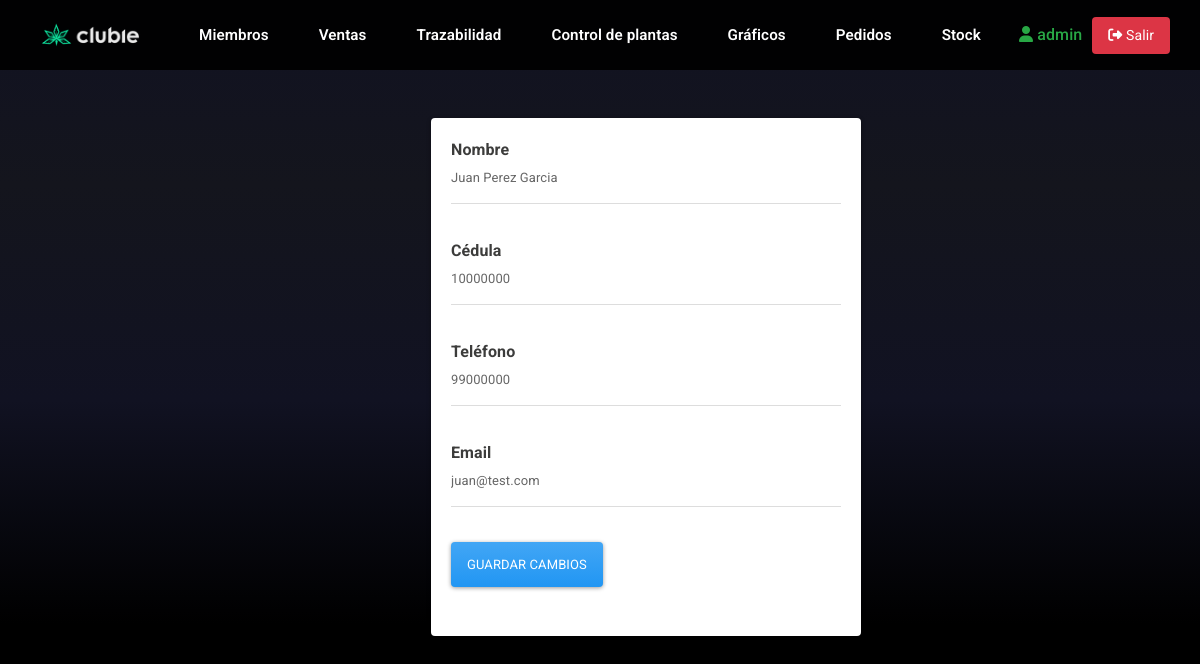
The app's page /edit/10000000 (signed in) with its own data.
### clases.py (models this page shows, shortened)
class Club(db.Model, UserMixin):
    id = db.Column(db.Integer, primary_key=True)
    campoarchivo = db.Column(db.String(30))
    username = db.Column(db.String(30), unique=True, nullable=False)
    password_hash = db.Column(db.String(128), nullable=False)
    email = db.Column(db.String(70))
    is_superuser = db.Column(db.Boolean, default=False)
    fecha_creacion = db.Column(db.DateTime, default=datetime.now)

class User(db.Model):
    cedula = db.Column(db.Integer, unique=True, nullable=False, primary_key=True)
    name = db.Column(db.String(30), nullable=False)
    telefono = db.Column(db.Integer, nullable=False, unique=True)
    email = db.Column(db.String(30), nullable=False, unique=True)
    fecha_registro = db.Column(db.DateTime, default=datetime.now)
    ventas = db.relationship('Ventas', backref='usuario', lazy=True)

### app.py (the view, shortened to what this page needs)
@app.route('/edit/<cedula>', methods=['GET', 'POST'])
@login_required
def editar_usuario(cedula):
    form = EditForm()
    usuario = User.query.get_or_404(cedula)
    form = EditForm(obj=usuario)
    return render_template('/logueado/edit_usuario.html', form=form, usuario=usuario)

### clases.py
class EditForm(FlaskForm):
    cedula = StringField('cedula', validators=[DataRequired()])
    name = StringField('name', validators=[DataRequired()])
    telefono = StringField('telefono', validators=[DataRequired()])
    email = StringField('email', validators=[DataRequired(), Email()])
    submit = SubmitField('Guardar cambios')

### app.py (called while the page is built)
@login_manager.user_loader
def load_user(user_id):
    if isinstance(user_id, str) and user_id.startswith('member_'):
        member_id = int(user_id.replace('member_', ''))
        return Member.query.get(member_id)
    return Club.query.get(int(user_id))

### templates/logueado/edit_usuario.html (shortened to what this page needs)
<link rel="stylesheet" href="https://bootswatch.com/4/materia/bootstrap.min.css">
<link rel="stylesheet" href="{{ url_for('static', filename='css/edit.css') }}">
{% extends 'base-log.html' %}
{% block body %}
<div class="col-md-5 offset-md-4">
    <div class="card card-body">
        <form action="/edit/{{ usuario.cedula }}" method="POST">
            <div class="form-group">
                <label for="txtName">Nombre</label>
                <input type="text" id="txtName" name="name" placeholder="Nombre completo"
                    value="{{usuario.name}}" class="form-control"> <br>
            </div>
            <div class="form-group">
                <label for="txtCi">Cédula</label>
                <input type="text" id="txtCi" placeholder="Cédula" name="cedula"
                    value="{{usuario.cedula}}" class="form-control"><br>
            </div>
            <div class="form-group">
                <label for="txtTelefono">Teléfono</label>
                <input type="text" id="txtTelefono" placeholder="Teléfono" name="telefono"
                    value="{{usuario.telefono}}" class="form-control"><br>
            </div>
            <div class="form-group">
                <label for="txtEmail">Email</label>
                <input type="text" id="txtEmail" placeholder="Email" name="email"
                    value="{{usuario.email}}" class="form-control"><br>
            </div>
            <div class="form-group">
                <input type="submit" value="Guardar cambios" class="btn btn-primary btn-block-miembro">
            </div>
        </form>
    </div>
</div>
{% endblock %}

### templates/base-log.html (shortened to what this page needs)
<!DOCTYPE html>
<html lang="es">
<head>
    <link rel="stylesheet" href="{{ url_for('static', filename='css/header.css') }}">
    <link rel="stylesheet" href="{{ url_for('static', filename='css/footer.css') }}">
</head>
<body>
    <header class="header">
        <div class="logo">
            <a href="{{ url_for('index') }}">
                <img src="{{ url_for('static', filename='media/editado.png') }}" alt="Logo de marca">
            </a>
        </div>
        <nav class="opcion">
            <ul class="nav-links">
                <li><a href="{{ url_for('miembros') }}">Miembros</a></li>
                <li><a href="{{ url_for('ventas') }}">Ventas</a></li>
                <li><a href="{{ url_for('trazabilidad') }}">Trazabilidad</a></li>
                <li><a href="{{ url_for('ctrPlantas') }}">Control de plantas</a></li>
                <li><a href="{{ url_for('graficos') }}">Gráficos</a></li>
                <li><a href="{{ url_for('ver_pedidos') }}">Pedidos</a></li>
                <li><a href="{{ url_for('ver_stock') }}">Stock</a></li>
            </ul>
        </nav>
        <div class="nav-right">
            {% if current_user.is_authenticated %}
            <span class="user-info">
                <a href="{{ url_for('miembros') }}" style="color: #28a745 !important; text-decoration: none;">
                    <i class="fas fa-user"></i> {{ current_user.username }}
                </a>
            </span>
            <a href="{{ url_for('logout') }}" class="logout-btn"><i class="fas fa-sign-out-alt"></i> Salir</a>
            {% endif %}
        </div>
    </header>
    <main>
        <div class="p-5">
            {% block body %}
            {% endblock %}
        </div>
    </main>
</body>
</html>

### static/css/edit.css (style rules this page uses)
body { background: linear-gradient(0deg, rgba(0,0,0,1) 22%, rgba(17,18,34,1) 50%, rgba(20,21,29,1) 77%, rgba(17,18,34,1) 100%); }
header { font-size: 16px; }
label { font-size: 16px; font-weight: bolder; margin-bottom: -10px; color: #3C3C3B; }

### static/css/header.css (style rules this page uses)
header.header { position: sticky; top: 0; left: 0; width: 100%; padding: 15px 30px; display: flex !important; flex-wrap: nowrap !important; justify-content: space-between; align-items: center; z-index: 1000; background-color: rgba(0, 0, 0, 0.95); box-sizing: border-box; }
.header .logo { flex-shrink: 0; }
.header .logo img { cursor: pointer; height: 40px; width: auto; }
.header .logo img { transition: all 0.3s; }
.header .opcion { flex: 1; display: flex; justify-content: center; }
.header .opcion a { position: relative; font-size: 0.95em; color: #fff; font-weight: 600; text-decoration: none; margin-left: 10px; padding: 6px 12px; transition: .5s; white-space: nowrap; }
.header ul { list-style: none; margin: 0; padding: 0; display: flex; align-items: center; }
.header .nav-links li { display: inline-block; padding: 0px 8px; }
.header .nav-right { flex-shrink: 0; display: flex; align-items: center; gap: 10px; }

### templates/base-log.html (style rules this page uses)
.header .logout-btn { background: #dc3545 !important; color: white !important; border: none !important; padding: 8px 16px !important; border-radius: 4px !important; cursor: pointer; text-decoration: none !important; font-size: 14px !important; display: inline-block !important; white-space: nowrap; }
.header .user-info { color: #28a745 !important; font-weight: 500; white-space: nowrap; }

### records on screen
Club: username "admin"
User: name "Juan Perez Garcia", cedula "10000000", telefono "99000000", email "juan@test.com"
